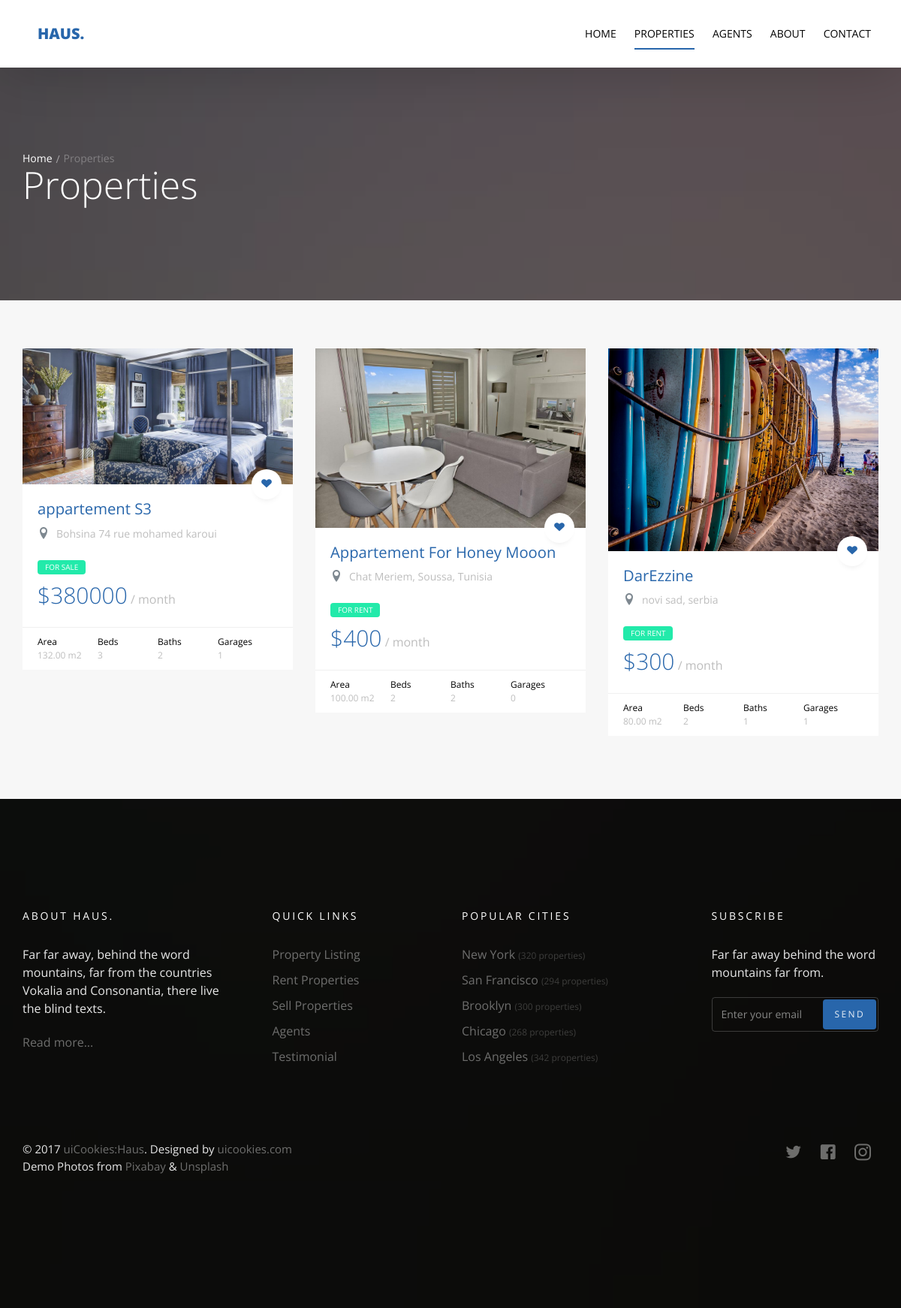
Screenshot of /property/ with the database file from the repository.
### property/models.py (models this page shows)
class Property(models.Model):
    class Meta:
        verbose_name= 'Property'
        verbose_name_plural = 'Properties'
    name = models.CharField(max_length=50)
    def __str__(self):
        return self.name
    location = models.CharField(max_length=100)
    property_type = models.CharField(choices=property_type, max_length=20)
    price = models.PositiveIntegerField()
    category = models.ForeignKey('Category', null=True, on_delete=models.SET_NULL)
    area = models.DecimalField(decimal_places=2, max_digits=5)
    beds_number = models.PositiveIntegerField()
    baths_number = models.PositiveIntegerField()
    garages_number = models.PositiveIntegerField()
    image = models.ImageField(upload_to='property/', null=True)

### property/views.py (the view, shortened to what this page needs)
# urls.py: path('', views.property_list, name='property_list'),
def property_list(request):
    property_list = Property.objects.all()
    template = 'property/list.html'
    search_query = request.GET.get('q')
    property_type = request.GET.getlist('prop_type')
    context = {
        'property_list' : property_list
    }
    return render(request, template, context)

### property/templates/property/list.html (shortened to what this page needs)
{% extends 'base.html' %}
{% block body %}
  <section class="probootstrap-slider flexslider2 page-inner">
    <div class="overlay"></div>
    <div class="probootstrap-wrap-banner">
      <div class="container">
        <div class="row">
          <div class="col-md-8">
            <div class="page-title probootstrap-animate">
              <div class="probootstrap-breadcrumbs">
                <a href="#">Home</a><span>Properties</span>
              </div>
              <h1>Properties</h1>
            </div>
          </div>
        </div>
      </div>
    </div>
    <ul class="slides">
      <li style="background-image: url(img/slider_1.jpg);"></li>
    </ul>
  </section>
  <section class="probootstrap-section probootstrap-section-lighter">
    <div class="container">
      <div class="row">
        {% if property_list %}
          {% for property in property_list %}
            <div class="col-md-4 col-sm-6">
          <div class="probootstrap-card probootstrap-listing">
            <div class="probootstrap-card-media">
              <img src="{{property.image.url}}" class="img-responsive" alt="Free HTML5 Template by uicookies.com">
              <a href="#" class="probootstrap-love"><i class="icon-heart"></i></a>
            </div>
            <div class="probootstrap-card-text">
              <h2 class="probootstrap-card-heading"><a href="{% url 'property:property_detail' property.id %}">{{property}}</a></h2>
              <div class="probootstrap-listing-location">
                <i class="icon-location2"></i> <span>{{property.location}}</span>
              </div>
              <div class="probootstrap-listing-category for-sale"><span>for {{property.property_type}}</span></div>
              <div class="probootstrap-listing-price"><strong>${{property.price}}</strong> / month</div>
            </div>
            <div class="probootstrap-card-extra">
              <ul>
                <li>
                  Area
                  <span>{{property.area}} m2</span>
                </li>
                <li>
                  Beds
                  <span>{{property.beds_number}}</span>
                </li>
                <li>
                  Baths
                  <span>{{property.baths_number}}</span>
                </li>
                <li>
                  Garages
                  <span>{{property.garages_number}}</span>
                </li>
              </ul>
            </div>
          </div>
            </div>
          {% endfor %}
        {% else %}
        <div class="col-md-10 col-sm-10">
          <h2>No Properties With this Name or location and Type</h2>
        </div>
        {% endif %}
      </div>
    </div>
  </section>
  {% endblock body %}

### templates/base.html (shortened to what this page needs)
{% load static %}
<!DOCTYPE html>
<html lang="en">
  <head>
    <link rel="stylesheet" href="{% static 'css/styles-merged.css' %}">
    <link rel="stylesheet" href="{% static 'css/style.min.css' %}">
    <link rel="stylesheet" href="{% static 'css/custom.css' %}">
  </head>
  <body>
  <header role="banner" class="probootstrap-header">
    <div class="container">
        <a href="index.html" class="probootstrap-logo">Haus<span>.</span></a>
        <nav role="navigation" class="probootstrap-nav hidden-xs">
          <ul class="probootstrap-main-nav">
            <li {% if property_list_home %} class="active" {% endif %}><a href="/">Home</a></li>
            <li {% if property_list %} class="active" {% endif %}><a href="{% url 'property:property_list' %}">Properties</a></li>
            <li {% if agents_list %} class="active" {% endif %}><a href="{% url 'agents:agent_list' %}">Agents</a></li>
            <li {% if about %} class="active" {% endif %}><a href="{% url 'about:aboutus' %}">About</a></li>
            <li {% if contactdetails %} class="active" {% endif %}><a href="{% url 'contact:send_mail' %}">Contact</a></li>
          </ul>
        </nav>
    </div>
  </header>
    {% block body %}
    {% endblock body %}
  <footer class="probootstrap-footer probootstrap-bg" style="background-image: url(img/slider_3.jpg)">
    <div class="container">
      <div class="row mb60">
        <div class="col-md-3">
          <div class="probootstrap-footer-widget">
            <h4 class="heading">About Haus.</h4>
            <p>Far far away, behind the word mountains, far from the countries Vokalia and Consonantia, there live the blind texts. </p>
            <p><a href="#">Read more...</a></p>
          </div>
        </div>
        <div class="col-md-3">
          <div class="probootstrap-footer-widget probootstrap-link-wrap">
            <h4 class="heading">Quick Links</h4>
            <ul class="stack-link">
              <li><a href="#">Property Listing</a></li>
              <li><a href="#">Rent Properties</a></li>
              <li><a href="#">Sell Properties</a></li>
              <li><a href="#">Agents</a></li>
              <li><a href="#">Testimonial</a></li>
            </ul>
          </div>
        </div>
        <div class="col-md-3">
          <div class="probootstrap-footer-widget">
            <h4 class="heading">Popular Cities</h4>
            <ul class="stack-link">
              <li><a href="#">New York <small>(320 properties)</small></a></li>
              <li><a href="#">San Francisco <small>(294 properties)</small></a></li>
              <li><a href="#">Brooklyn <small>(300 properties)</small></a></li>
              <li><a href="#">Chicago <small>(268 properties)</small></a></li>
              <li><a href="#">Los Angeles <small>(342 properties)</small></a></li>
            </ul>
          </div>
        </div>
        <div class="col-md-3">
          <div class="probootstrap-footer-widget probootstrap-link-wrap">
            <h4 class="heading">Subscribe</h4>
            <p>Far far away behind the word mountains far from.</p>
            <form action="#">
              <div class="form-field">
                <input type="text" class="form-control" placeholder="Enter your email">
                <button class="btn btn-subscribe">Send</button>
              </div>
            </form>
          </div>
        </div>
      </div>
      <div class="row copyright">
        <div class="col-md-6">
          <div class="probootstrap-footer-widget">
            <p>&copy; 2017 <a href="https://uicookies.com/">uiCookies:Haus</a>. Designed by <a href="https://uicookies.com/">uicookies.com</a> <br> Demo Photos from <a href="https://pixabay.com/">Pixabay</a> &amp; <a href="https://unsplash.com/">Unsplash</a></p>
          </div>
        </div>
        <div class="col-md-6">
          <div class="probootstrap-footer-widget right">
            <ul class="probootstrap-footer-social">
              <li><a href="#"><i class="icon-twitter"></i></a></li>
              <li><a href="#"><i class="icon-facebook"></i></a></li>
              <li><a href="#"><i class="icon-instagram2"></i></a></li>
            </ul>
          </div>
        </div>
      </div>
    </div>
  </footer>
  </body>
</html>

### rows the page displays
Property: image (picture), name "appartement S3", location "Bohsina 74 rue mohamed karoui", property_type "SALE", price "380000", area "132.00", beds_number "3", baths_number "2", garages_number "1"
Property: image (picture), name "Appartement For Honey Mooon", location "Chat Meriem, Soussa, Tunisia", property_type "RENT", price "400", area "100.00", beds_number "2", baths_number "2", garages_number "0"
Property: image (picture), name "DarEzzine", location "novi sad, serbia", property_type "RENT", price "300", area "80.00", beds_number "2", baths_number "1", garages_number "1"
